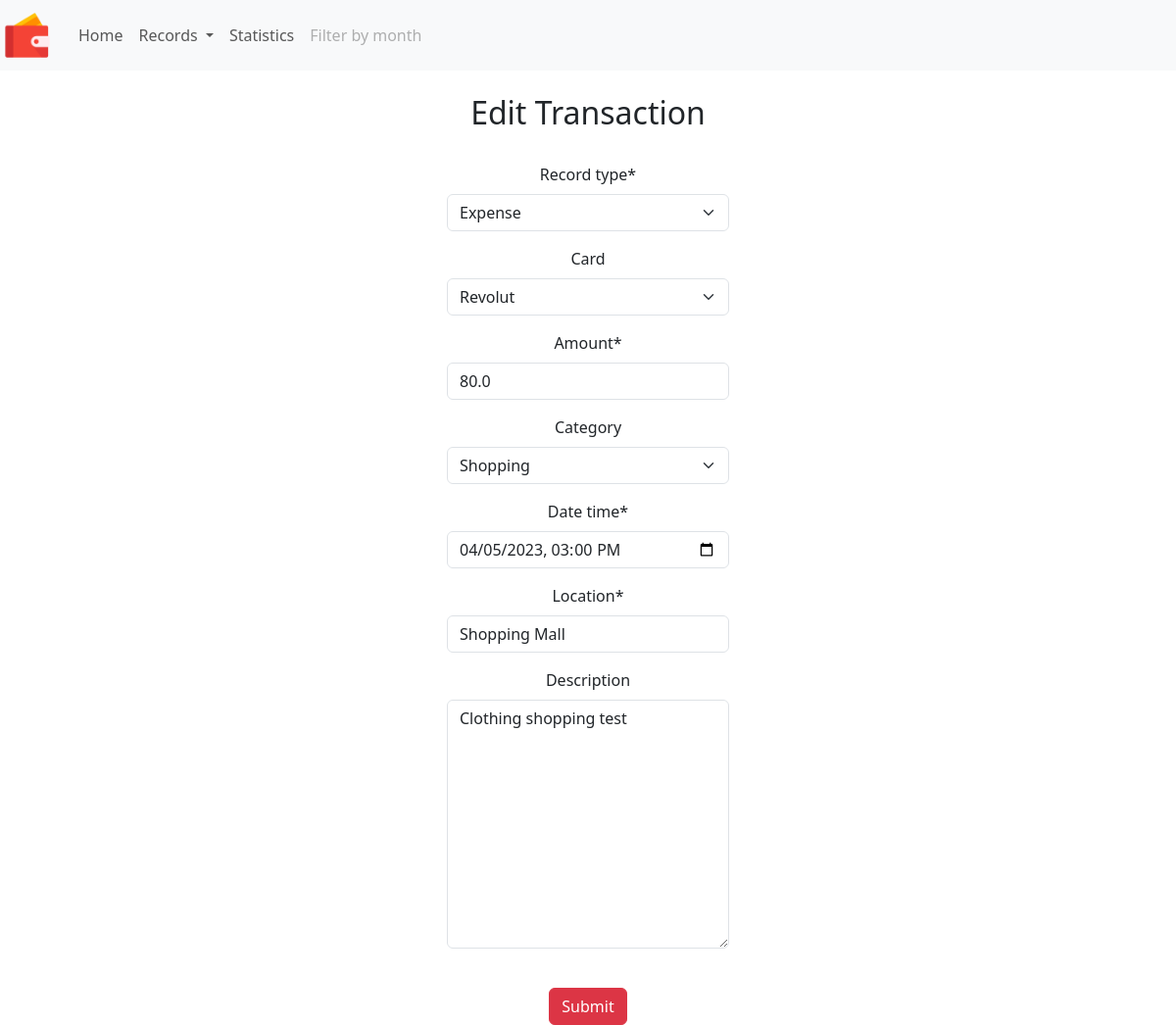
Page /edit_spending/34 on the committed database.
### finances/models.py (models this page shows, shortened)
class Spending(models.Model):
    record_type = models.CharField(max_length=7, choices=RECORD_TYPE, default='other')
    paid_with = models.ForeignKey(BankAccount, blank=True, null=True, verbose_name='Card', on_delete=models.CASCADE)
    amount = models.FloatField(validators=[MinValueValidator(Decimal('0.01'))])
    category = models.ForeignKey(Category, blank=True, null=True, on_delete=models.CASCADE)
    date_time = models.DateTimeField()
    location = models.CharField(max_length=25,
                                validators=[RegexValidator('[+-/%@!(){}]', inverse_match=True)]
                                )
    description = models.TextField(max_length=300, blank=True,
                                   validators=[RegexValidator('[+-/%@!()"{}]', inverse_match=True)]
                                   )

### finances/views.py (the view, shortened to what this page needs)
# urls.py: path('edit_spending/<int:id>', views.edit_spending, name='edit-spending'),
def edit_spending(request, id):
    post = get_object_or_404(Spending, id=id)
    if request.method == 'GET':
        context = {'form': SpendingForm(instance=post), 'id': id}
        return render(request, 'finances/add_spending.html', context)

### finances/forms.py
class SpendingForm(ModelForm):
    class Meta:
        model = Spending
        fields = ('record_type', 'paid_with', 'amount', 'category', 'date_time', 'location', 'description')
        widgets = {
            'date_time': forms.DateTimeInput(attrs={'type': 'datetime-local'})
        }

### finances/models.py (called while the page is built)
    def __str__(self):
        return self.name

    def __str__(self):
        return self.name

### finances/templates/finances/add_spending.html (shortened to what this page needs)
{% extends "base.html" %}
{% load crispy_forms_tags %}
{% block content %}
{% include 'includes/header.html' %}
<center>
    <br>
    <h2>{% if id %} Edit {% else %} New {% endif %} Transaction</h2>
    <br>
    {% if submitted %}
    Your spending was submitted!<br/><br/>
    <a href="{% url 'finances:add-spending' %}"><input type="button" value="Another expense"
                                                        class="btn btn-primary"></a>
    {% else %}
    <form action="" method=POST>
        <div class="col-4" style="width: 24%;">
        {{ form|crispy }}
        </div>
        <br>
        <input type="submit" value="Submit" class="btn btn-danger">
    </form>
    {% endif %}
</center>
{% endblock %}

### rows in the picture
Spending: record_type "Expense", paid_with "Revolut", amount "80.0", category "Shopping", date_time "04/05/2023 15:00", location "Shopping Mall", description "Clothing shopping test"
